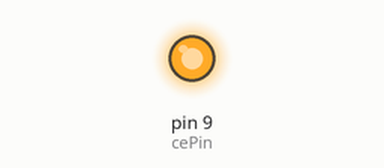
A sketch run on a simulated Arduino Uno, built with avr-gcc and run on an emulated ATmega328P. On the bench: output pins drawn as LEDs (lit = HIGH). Pins used as bus, display or sensor lines are not drawn; what the sketch prints to the serial monitor is not drawn.

Above: at 0.1 s.
Timing chart, 0 to 1.6 s (numbered marks = the images above):
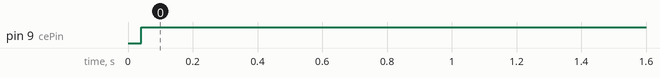

The sketch:

ping_server.ino
```cpp
/**
 * An Mirf example which copies back the data it recives.
 *
 * Pins:
 * Hardware SPI:
 * MISO -> 12
 * MOSI -> 11
 * SCK -> 13
 *
 * Configurable:
 * CE -> 8
 * CSN -> 7
 *
 */

#include <SPI.h>
#include <Mirf.h>
#include <nRF24L01.h>
#include <MirfHardwareSpiDriver.h>

void setup(){
  Serial.begin(115200);

  /*
   * Set the SPI Driver.
   */
  Mirf.cePin = 9;
  Mirf.csnPin = 10;
  Mirf.spi = &MirfHardwareSpi;

  /*
   * Setup pins / SPI.
   */

  Mirf.init();

  /*
   * Configure reciving address.
   */

  Mirf.setRADDR((byte *)"serv1");

  /*
   * Set the payload length to sizeof(unsigned long) the
   * return type of millis().
   *
   * NB: payload on client and server must be the same.
   */

  Mirf.payload = sizeof(long);

  /*
   * Write channel and payload config then power up reciver.
   */

  Mirf.config();

  //Serial.println("Listening...");
}

void loop(){
  /*
   * A buffer to store the data.
   */

  byte data[Mirf.payload];

  /*
   * If a packet has been received.
   *
   * isSending also restores listening mode when it
   * transitions from true to false.
   */

  if(!Mirf.isSending() && Mirf.dataReady()){

    /*
     * Get load the packet into the buffer.
     */

    Mirf.getData(data);
    Serial.write(data[0]);
    Serial.write(data[1]);
    Serial.write(data[2]);
    // Serial.print(data[0]);
    // Serial.print(data[1]);
    // Serial.print(data[2]);
    Serial.println();

    /*
     * Set the send address.
     */


    Mirf.setTADDR((byte *)"clie1");
    Mirf.send(data);
  }
}
```

Measured:
- by itself, pin 9 (cePin): LOW → HIGH at 0.04 s
